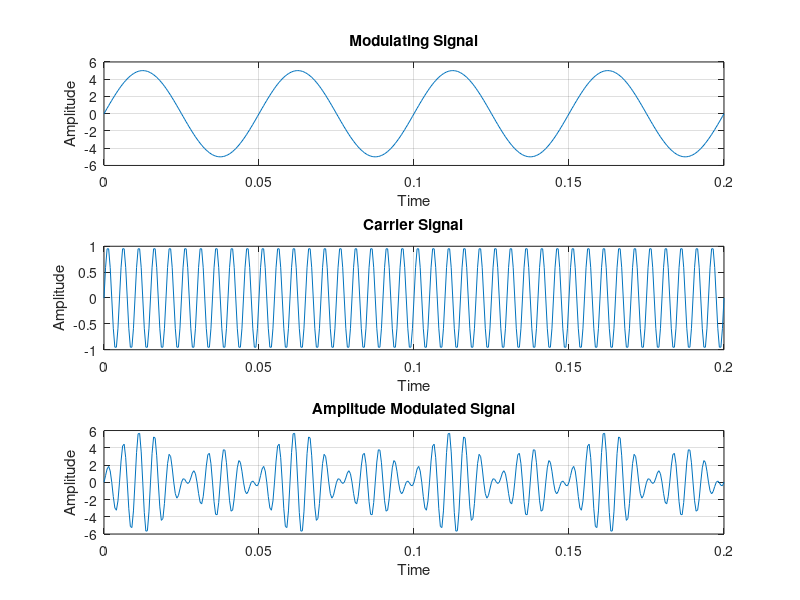

The MATLAB source for this figure:
clc;        % Clears previous data from command window
clear all;  % Removes all variables from the current workspace
close all;  % Closes all previous figure windows

m = input('Modulation Index = ');  % Modulation index

Am = 5;      % Amplitude of the modulating signal
f = 2000;    % Frequency
T = 1/f;     % Time period of modulating signal

t = 0:T:0.2;

fa = 20;     % Message frequency

% Message signal
ym = Am * sin(2*pi*fa*t);

% Plotting modulating signal
subplot(3,1,1)
plot(t, ym)
title('Modulating Signal')
xlabel('Time')
ylabel('Amplitude')
grid on

% Carrier signal
Ac = Am / m;     % Carrier amplitude
fc = fa * 10;    % Carrier frequency
Tc = 1/fc;       % Time period of carrier signal

yc = Ac * sin(2*pi*fc*t);

% Plotting carrier signal
subplot(3,1,2)
plot(t, yc)
title('Carrier Signal')
xlabel('Time')
ylabel('Amplitude')
grid on

% AM modulation
y = Ac * (1 + m*sin(2*pi*fa*t)) .* sin(2*pi*fc*t);

% Plotting amplitude modulated signal
subplot(3,1,3)
plot(t, y)
title('Amplitude Modulated Signal')
xlabel('Time')
ylabel('Amplitude')
grid on
